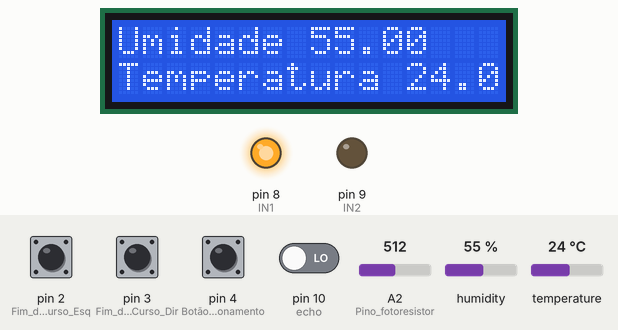
A sketch run on a simulated Arduino Uno, built with avr-gcc and run on an emulated ATmega328P. Parts: 16×2 character LCD, output pins drawn as LEDs (lit = HIGH). The inputs (shaded band) are chosen by the test bench; at power-on: pin 2 (Fim_de_Curso_Esq), pin 3 (Fim_de_Curso_Dir), pin 4 (Botão_de_acionamento) HIGH, pin 10 (echo) LOW, humidity 55 %, temperature 24 °C, A2 (Pino_fotoresistor) = 512. Pins used as bus, display or sensor lines are not drawn; what the sketch prints to the serial monitor is not drawn.

Above: at 3.7 s.
3.8 s: pin 2 (Fim_de_Curso_Esq) pulled LOW for 0.35 s
At 4.9 s:
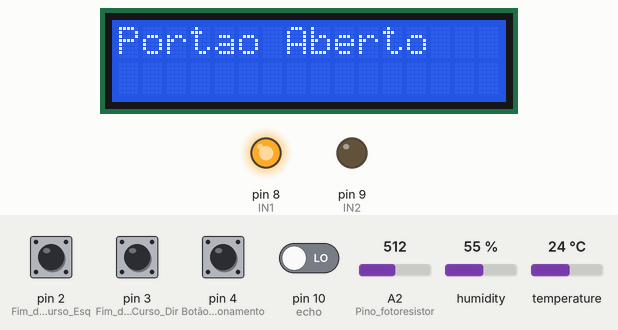
12.9 s: pin 3 (Fim_de_Curso_Dir) pulled LOW for 1 s
At 13.9 s:
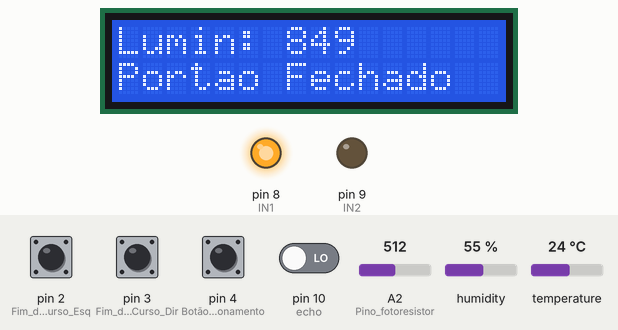
15.4 s: humidity set to 22 %
At 16.3 s:
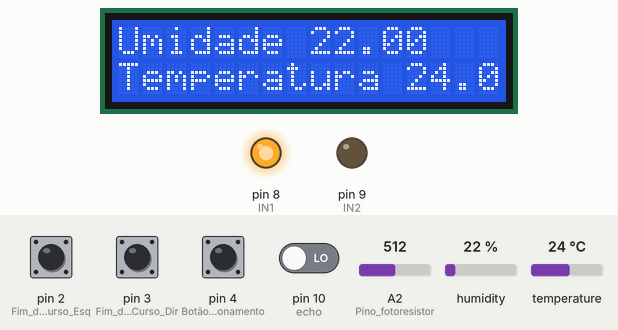
16.9 s: temperature set to 12 °C
At 19.3 s:
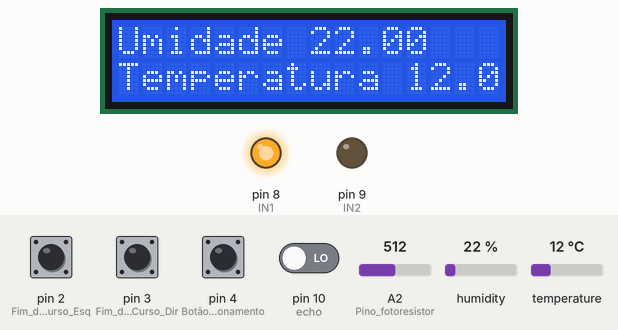
20.0 s: pin 2 (Fim_de_Curso_Esq) pulled LOW for 3.2 s
At 24.2 s:
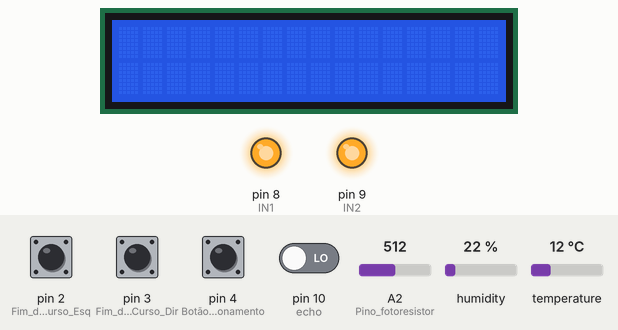
27.2 s: pin 3 (Fim_de_Curso_Dir) pulled LOW for 3.2 s
At 29.6 s:
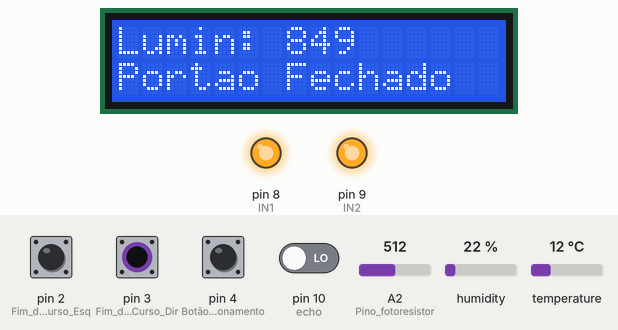
Timing chart, 0 to 31.1 s (numbered marks = the images above; inputs shaded):
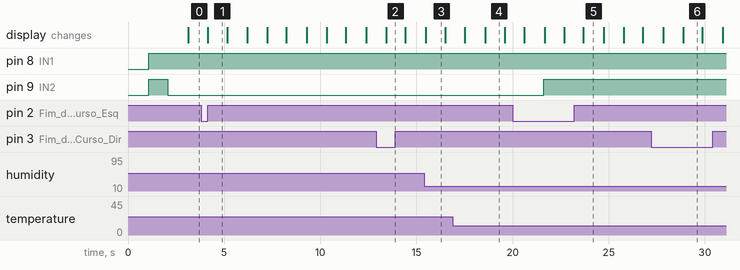

Measured:
- after the input at 3.8 s, the display: changes after 0.35 s (image 1)
- after the input at 12.9 s, the display: changes after 0.52 s (image 2)
- after the input at 20.0 s, pin 9 (IN2): LOW → HIGH after 1.6 s; the display: first differs from a run without the input after 2.7 s (image 5 shows a later state)
- after the input at 27.2 s, the display: first differs from a run without the input after 1.7 s (image 6)
- what the display in image 3 shows lasts 1.0 s, from 15.5 s to 16.5 s
- what the display in image 5 shows lasts 1.1 s, from 23.7 s to 24.8 s

The sketch:

Portao_Garagem.ino
```cpp
#include <Wire.h>
#include <LiquidCrystal_I2C.h>
#include <dht.h>

//Leitura sensor ultrassônico
int trig = 11;
int echo = 10;
float distancia;
//Definicoes pinos Arduino ligados a entrada da Ponte H
int IN1 = 8;
int IN2 = 9;

int Foto = 0;
dht DHT;

LiquidCrystal_I2C lcd(0x27,16,2);

void setup()
{
  //Define os pinos como saida
 pinMode(IN1, OUTPUT);
 pinMode(IN2, OUTPUT);

 pinMode(2, INPUT_PULLUP); //Fim de Curso Esq (Aberto)
 pinMode(3, INPUT_PULLUP); //Fim de Curso Dir (Fechado)
 pinMode(4, INPUT_PULLUP); //Botão de acionamento

 pinMode (trig, OUTPUT);
 pinMode (echo,INPUT);

 pinMode(A3, INPUT); //Pino dht
 pinMode(A2, INPUT); //Pino fotoresistor

  //Inicialização do LCD
  lcd.init();
  //Acender luz de fundo
  lcd.backlight();

Serial.begin(9600);
}

void loop()
{
  //Serial.println(digitalRead(IN1));
  distancia = Ultra_soni();
  Controle_Portao(distancia);
  LCD();

}

void Controle_Portao(int distancia){

 //Abertura Portão
 if(digitalRead(3) == 0 && digitalRead(4) == 0){

  digitalWrite(IN1, HIGH);
  digitalWrite(IN2, HIGH);
  delay(100);
  digitalWrite(IN1, HIGH);
  digitalWrite(IN2, LOW);
 }
//Fechamento Portão
 else if(digitalRead(2) == 0 && digitalRead(4) == 0){
  digitalWrite(IN1, HIGH);
  digitalWrite(IN2, HIGH);
  delay(100);
  digitalWrite(IN1, LOW);
  digitalWrite(IN2, HIGH);
 }
//Comando parada Fim de Curso
else if(digitalRead(2) == 0 || digitalRead(3) == 0){
  digitalWrite(IN1, HIGH);
  digitalWrite(IN2, HIGH);
}
//Detecção de carro entrando na garagem
if(distancia <20 && digitalRead(IN1) == 0){
  digitalWrite(IN1, HIGH);
  digitalWrite(IN2, HIGH);
  delay(1000);
  digitalWrite(IN1, HIGH);
  digitalWrite(IN2, LOW);
  delay(1000);
}
}

float Ultra_soni(){
  //Inicializando o sensor
  digitalWrite(trig, LOW);
  delay(0005);

  //enviando o sinal por 10 microseg
  digitalWrite(trig, HIGH);
  delay(0010);

  //Interrompendo o sinal
  digitalWrite(trig, LOW);

  //ler o tempo de viagem da onda em microseg
  distancia = pulseIn (echo, HIGH);

  distancia = distancia/58; // Convertendo de microseg para cm

  return distancia;
}

void LCD(){

  //luminosidade
  Foto = map(analogRead(A2), 344, 1017, 1017, 344);
  Serial.print("Luminosidade: ");
  Serial.println(Foto);

  DHT.read11(A3);

  lcd.print("Umidade ");
  lcd.print(DHT.humidity);

  lcd.setCursor(0,1);
  lcd.print("Temperatura ");
  lcd.print(DHT.temperature);
  delay(1000);
  lcd.clear();

  if(digitalRead(3) == 0){

    lcd.setCursor(0,0);
    lcd.print("Lumin: ");
    lcd.print(Foto);

    lcd.setCursor(0,1);
    lcd.print("Portao Fechado");
   delay(1000);
  lcd.clear();
  }
 else if(digitalRead(2) == 0){
    lcd.setCursor(0,0);
  lcd.print("Portao Aberto");
   delay(1000);
  lcd.clear();
  }
else{
    lcd.setCursor(0,0);
  lcd.print("Portao em Movimento");
   delay(1000);
  lcd.clear();
}
}
```
